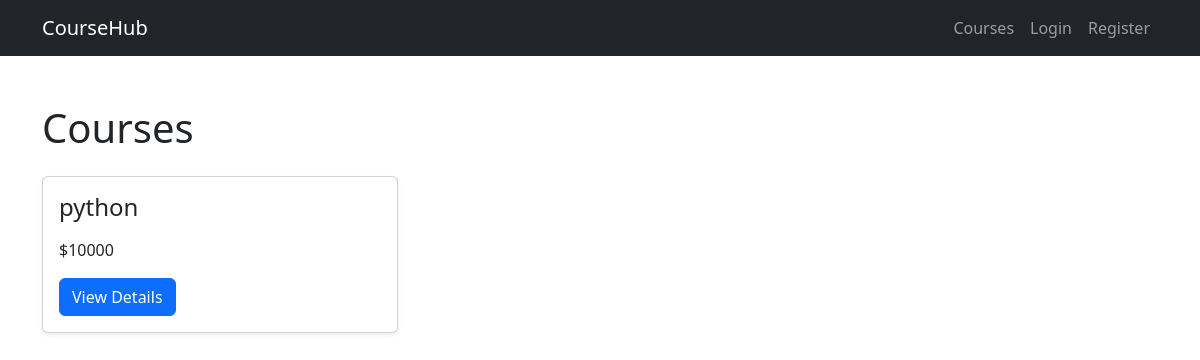
/, run on an earlier commit of the app's database.
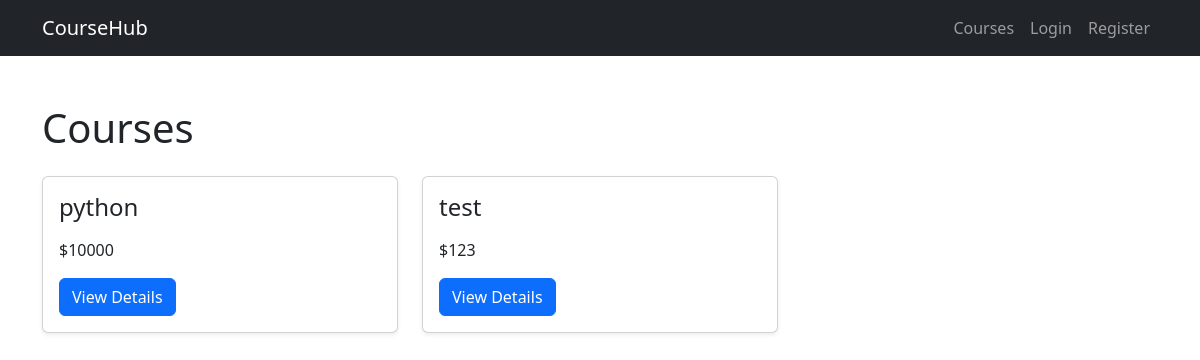
And on a later commit of the database.
### courses/models.py (models this page shows, shortened)
class Course(models.Model):
    title = models.CharField(
        max_length=150,
    )
    instructor = models.ForeignKey(
        Instructor,
        on_delete=models.CASCADE,
        related_name="courses",
    )
    description = models.TextField()
    price = models.PositiveIntegerField()
    students_count = models.PositiveIntegerField(
        default=0,
    )
    created_at = models.DateTimeField(
        auto_now_add=True,
    )

### courses/views.py (the view)
def course_list(request):
    courses = Course.objects.all()
    return render(
        request,
        "courses/course_list.html",
        {
            "courses": courses,
        },
    )

### courses/templates/courses/course_list.html (shortened to what this page needs)
{% extends "base.html" %}
{% block content %}
    <h1 class="mb-4">
        Courses
    </h1>
    <div class="row">
        {% for course in courses %}
            <div class="col-md-4 mb-4">
                <div class="card h-100 shadow-sm">
                    <div class="card-body">
                        <h4>
                            {{ course.title }}
                        </h4>
                        <p>
                            ${{ course.price }}
                        </p>
                        <a
                                href="{% url 'course_detail' course.id %}"
                                class="btn btn-primary"
                        >
                            View Details
                        </a>
                    </div>
                </div>
            </div>
        {% empty %}
            <h4>
                No courses available.
            </h4>
        {% endfor %}
    </div>
{% endblock %}

What changed in the data, as far as the page shows it:
added Course: title "test", price "123"
